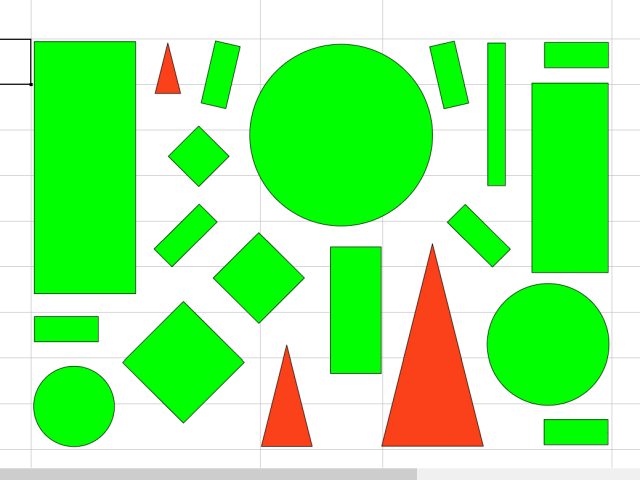
#> input picture Week 4/Task-O_medium.png, 640 x 480 px, found by its file name
$ python Task-O_SampleFilterContours.py
#> lines starting #> are read from the running program, lines starting #| are printed output that depends on the picture; after the words box and inside, x2 and y2 are one past the last pixel; in counts of white or black regions, pixels touching at a corner belong together
### Week 4/Task_O_SFC_displayUserInstructions.py
# Imports!
# Python - import modules of code as required (OpenCV here)
import numpy as np
import cv2

# Constants!
# colors for screen information
colBgrWhite = (255, 255, 255)

# fonts for displaying text
font = cv2.FONT_HERSHEY_SIMPLEX

def displayUserInstructions(promptUser):

    # create empty bgr image for the test
#> called with promptUser = True
    bgrUserInstructions = np.zeros(shape=[240, 320, 3], dtype=np.uint8)

    cv2.putText(bgrUserInstructions, 'Press <esc> or \'q\' to exit', (20, 40), font, 0.5, colBgrWhite, 1, cv2.LINE_AA)
    cv2.putText(bgrUserInstructions, 'Press the letter \'i\' to', (20, 60), font, 0.5, colBgrWhite, 1, cv2.LINE_AA)
    cv2.putText(bgrUserInstructions, '     move backwards in images', (20, 80), font, 0.5, colBgrWhite, 1, cv2.LINE_AA)
    cv2.putText(bgrUserInstructions, 'Press the letter \'m\' to', (20, 100), font, 0.5, colBgrWhite, 1, cv2.LINE_AA)
    cv2.putText(bgrUserInstructions, '     move forwards in images', (20, 120), font, 0.5, colBgrWhite, 1, cv2.LINE_AA)

    cv2.putText(bgrUserInstructions, 'Press any key to begin or refresh', (20, 160), font, 0.5, colBgrWhite, 1, cv2.LINE_AA)

    # display the test image to verify it visually
    cv2.imshow('These are the user instructions', bgrUserInstructions)
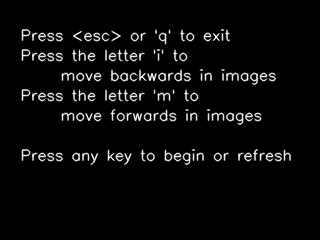
#> window 'These are the user instruction': shape (240, 320, 3); min 0, max 255, mean 10.3

    # if prompt user is true then
    if promptUser:
        # wait for user input to move or close
        k = cv2.waitKey(0)
#> (key q is pressed here)
        return k
    else:
        return 0

# [10 lines that do not run on import are left out]

### Week 4/Task_O_SFC_drawAllAsIs.py
# Imports!
# Python - import modules of code as required (OpenCV here)
import numpy as np
import cv2

# Constants!
# colors for screen information
colBgrOrange = (0, 128, 255)
colRgbPurple = (255, 102, 153)

def drawAllAsIs(bgrOriginal, mskBinary, contours):

    # draw all the contours on the color mask
    cv2.drawContours(bgrOriginal, contours, -1, colBgrOrange, 2)

    # create a full color mask
    # Bitwise-AND binary mask and original image
    mskColor = cv2.bitwise_and(bgrOriginal, bgrOriginal, mask=mskBinary)

    # draw circle at centroid of target on colour mask, and known distance to target as text
    M = cv2.moments(contours[0])
    cx = int(M['m10']/M['m00'])
    cy = int(M['m01']/M['m00'])
    cv2.circle(mskColor, (cx,cy), 4, colRgbPurple, -1)

    # display the colour mask image to screen
    cv2.imshow('This is the Colour mask', mskColor)

    # wait for user input to close
    while(True):
        ke = cv2.waitKey(0) & 0xFF
        if ke == ord('q') or ke == 27:
            break
        if 105 or ke == 2490368: # ke == ord('i') or
            break
        if 109 or ke == 2621440:
            break

    # cleanup and exit
    #cv2.destroyAllWindows()

    return ke

# [32 lines that do not run on import are left out]

### Week 4/Task-O_SampleFilterContours.py
# This is a pseudo code file for Merge Robotics, 2021, Game Changers

# This is task O - > Sample Filter Contours.

# Over the weeks, we have explored ways to understand Contours visually and using
# OpenCV functions.  Now lets put these to work and really get down to the promptUsernge of finding FRC vision targets.  Basic idea is to loop through
# sorted contours keeping desired contous only.

# Significant contributions from Task D5 and H ...

# Imports!
# Python - import modules of code as required (OpenCV here)
import numpy as np
import cv2
import sys
from Task_O_SFC_displayUserInstructions import displayUserInstructions
from Task_O_SFC_drawAllAsIs import drawAllAsIs
from Task_O_SFC_filterBoundedSquaresIn import filterBoundedSquaresIn
from Task_O_SFC_filterDiamondsIn import filterDiamondsIn
from Task_O_SFC_filterSlantedRectanglesIn import *
from Task_O_SFC_filterCirclesIn import *

# Constants!
# colors for screen information
colBgrBlue = (255, 0, 0)
colBgrGreen = (0 , 255, 0)
colBgrRed = (0, 0, 255)
colRgbYellow = (0, 255, 255)
colRgbPurple = (255, 102, 153)

colBgrWhite = (255, 255, 255)
colBgrBlack = (0, 0, 0)
colBgrGrey = (160, 160, 160)
colBgrOrange = (0, 128, 255)
colBgrTeal = (128, 128, 0)

# colors for HSV filtering
colHsvLowerGreen = (55, 220, 220)
colHsvUpperGreen = (65, 255, 255)

# define a string variable for the path to the file
strPathName = 'Week 4/'

# fonts for displaying text
font = cv2.FONT_HERSHEY_SIMPLEX

# Print python version
print('\n')
print('Python version', sys.version, '\n')

# Print version string
cv2Version = '{0}'.format(cv2.__version__)
print('OpenCV version', '{0}'.format(cv2.__version__), '\n')

# define and fill an array with the names of images
arrImageFiles = []
arrImageFiles.append('Task-O_medium.png')
arrImageFiles.append('Task-O_large.png')
arrImageFiles.append('Task-O_small.png')

# setup exit flag for loop ahead of instructions
flgExit = False
flgUIFirst = True

# setup loop
intCounter = 0
while not(flgExit):

    # instruct user on what to do
    k = displayUserInstructions(flgUIFirst)

    # toggle flag for first user prompt off now that we collect from functions
    flgUIFirst = False

    # and check if they want to quit
    if k == 27:
        cv2.destroyAllWindows
        flgExit = True
        break

    # load a color image using the string and array
    bgrOriginal = cv2.imread(strPathName + arrImageFiles[intCounter])
#> bgrOriginal is the input picture: shape (480, 640, 3); mean B, G, R 144.9, 242, 154.6

    # mask the image to only show yellow or green images
    hsvOriginal = cv2.cvtColor(bgrOriginal, cv2.COLOR_BGR2HSV)
#> hsvOriginal: shape (480, 640, 3); mean H, S, V 23.7, 106.9, 250

    # define a range of from upper to lower in HSV
    arrLowerColor = np.array([colHsvLowerGreen], dtype='int32')
    arrUpperColor = np.array([colHsvUpperGreen], dtype='int32')

    # threshold the HSV image to get only green color
    mskBinary = cv2.inRange(hsvOriginal, arrLowerColor, arrUpperColor)
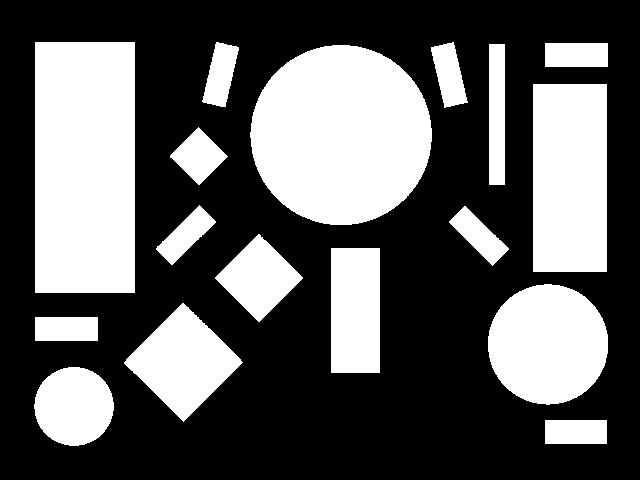
#> mskBinary: shape (480, 640); 36.7% white; 17 white regions

    # generate the array of Contours
    contours, hierarchy = cv2.findContours(mskBinary, cv2.RETR_TREE, cv2.CHAIN_APPROX_SIMPLE)
#> contours = 17 contours; largest, box (x1, y1, x2, y2) and area: (250, 45, 432, 225) 25398, (35, 42, 135, 293) 24750, (533, 84, 607, 272) 13651, (488, 284, 608, 405) 11208, (124, 303, 243, 422) 7064
    print('Found', len(contours), 'contours in this photo!')
#| Found 17 contours in this photo!

    # show the output of filtering by colour only, display all contours, identify first one, wait for user
    k = drawAllAsIs(bgrOriginal, mskBinary, contours)
#> in drawAllAsIs, `cv2.drawContours(bgrOriginal, contours, -1, colBgrOrange, 2)`:
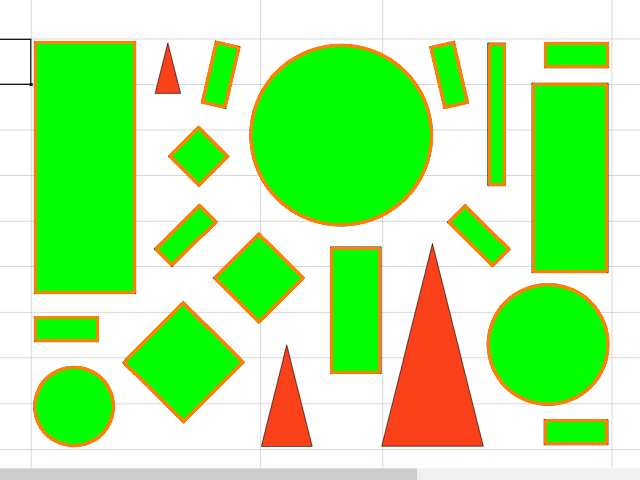
#> bgrOriginal: shape (480, 640, 3); 5.25% of pixels changed, all inside (x1, y1, x2, y2) = (33, 41, 609, 447)
#> in drawAllAsIs, `mskColor = cv2.bitwise_and(bgrOriginal, bgrOriginal, mask=mskBinary)`:
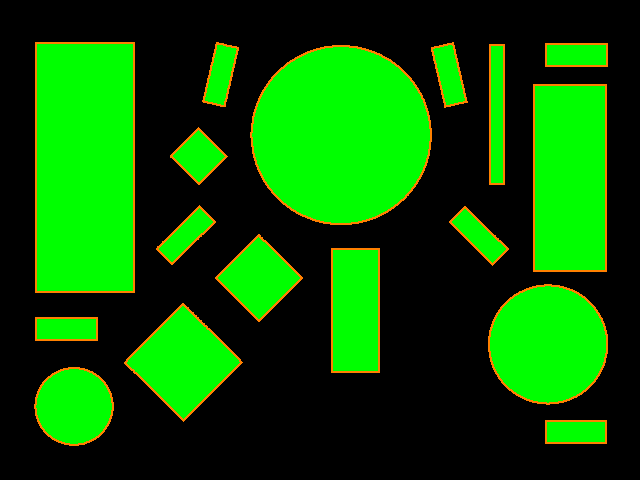
#> mskColor: shape (480, 640, 3); mean B, G, R 0, 89.2, 8.5
#> in drawAllAsIs, `M = cv2.moments(contours[0])`: M = moments, m00 1403, centre m10/m00, m01/m00 = (575.5, 431.5)
#> in drawAllAsIs, `cx = int(M['m10']/M['m00'])`: cx = 575
#> in drawAllAsIs, `cy = int(M['m01']/M['m00'])`: cy = 431
#> in drawAllAsIs, `cv2.circle(mskColor, (cx,cy), 4, colRgbPurple, -1)`: mskColor: shape (480, 640, 3); 0.02% of pixels changed, all inside (x1, y1, x2, y2) = (571, 427, 580, 436)
#> (key q is pressed here)
#> k = 113

    # process keypress from use on function
    if k == 113 or k == 27:
        flgExit = True
        break
    if k == 105:
        intCounter = intCounter - 1
        if intCounter < 0:
            intCounter = len(arrImageFiles) - 1
    if k == 109:
        intCounter = intCounter + 1
        if intCounter > len(arrImageFiles) - 1:
            intCounter = 0

    # show the output of filtering by bounding rectangle extent, wait for user
    k = filterBoundedSquaresIn(bgrOriginal, mskBinary, contours)

    # process keypress from use on function
    if k == 113 or k == 27:
        flgExit = True
        break
    if k == 105:
        intCounter = intCounter - 1
        if intCounter < 0:
            intCounter = len(arrImageFiles) - 1
    if k == 109:
        intCounter = intCounter + 1
        if intCounter > len(arrImageFiles) - 1:
            intCounter = 0

    # show the output of filtering by Diamonds, wait for user
    k = filterDiamondsIn(bgrOriginal, mskBinary, contours)

    # process keypress from use on function
    if k == 113 or k == 27:
        flgExit = True
        break
    if k == 105:
        intCounter = intCounter - 1
        if intCounter < 0:
            intCounter = len(arrImageFiles) - 1
    if k == 109:
        intCounter = intCounter + 1
        if intCounter > len(arrImageFiles) - 1:
            intCounter = 0

    # show the output of filtering by Slanted Rectangles, wait for user
    k = filterSlantedRectanglesIn(bgrOriginal, mskBinary, contours, cv2Version)

    # process keypress from use on function
    if k == 113 or k == 27:
        flgExit = True
        break
    if k == 105:
        intCounter = intCounter - 1
        if intCounter < 0:
            intCounter = len(arrImageFiles) - 1
    if k == 109:
        intCounter = intCounter + 1
        if intCounter > len(arrImageFiles) - 1:
            intCounter = 0

    # show the output of filtering by circles, wait for user
    k = filterCirclesIn(bgrOriginal, mskBinary, contours, cv2Version)

    # process keypress from use on function
    if k == 113 or k == 27:
        flgExit = True
        break
    if k == 105:
        intCounter = intCounter - 1
        if intCounter < 0:
            intCounter = len(arrImageFiles) - 1
    if k == 109:
        intCounter = intCounter + 1
        if intCounter > len(arrImageFiles) - 1:
            intCounter = 0

   # do next function here

    # cleanup and exit
    cv2.destroyAllWindows()

    # end of loop

# end of file
